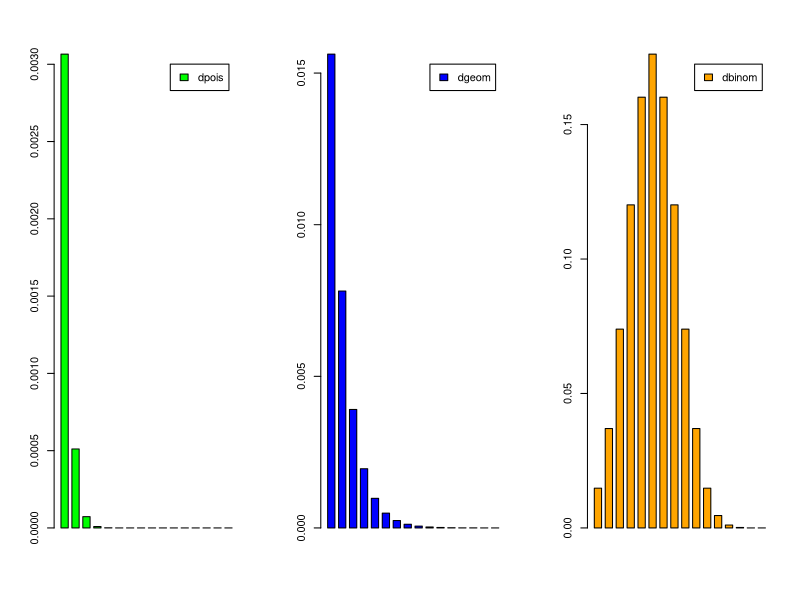
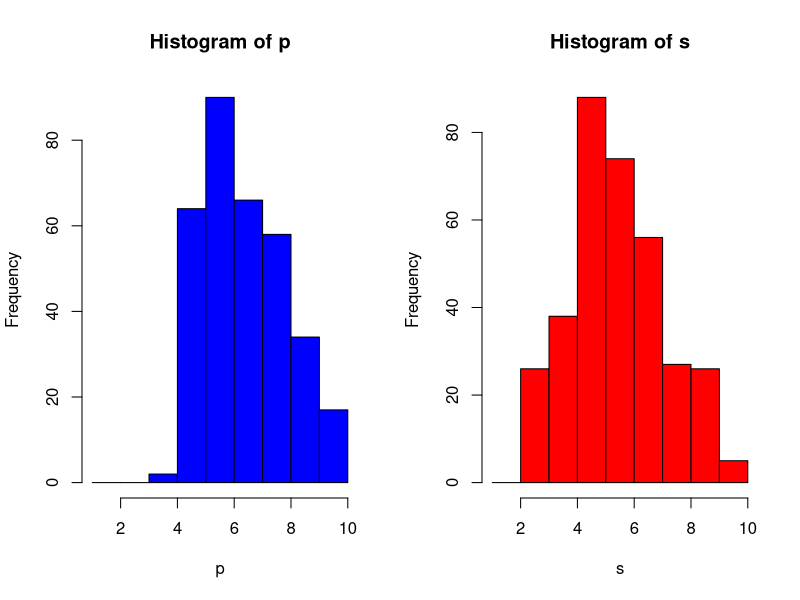

Write R code to recreate these figures, in order.
a1a=function(n, lambda, k, p)
{
  par(mfrow=c(1,3))
  barplot(dpois(k:n, lambda), space = 0.5, col="green", legend.text="dpois");
  barplot(dgeom(k:n, p), space = 0.5, col="blue",  legend.text="dgeom");
  barplot(dbinom(k:n, n, p), space = 0.5 , col="orange",  legend.text="dbinom");
}
a1a(20,1,5,0.5)
a1b = function(p){
  x = seq(1,1000,2)
  y = dgeom(x, p)
  res = sum(y)
  print(res)
  x = 0:3
  y = dgeom(x,p) 
  res = 1 - sum(y)
  print(res)
  x = 0:20
  y = dgeom(x,p)
  res = sum(y)
  print(res)
  
}
a1b(0.5)
a1c = function(l){
  
  lim = 0.0000001
  k=0
  while(1){
    k=k+1;
    x = dpois(0:(k-1),l)
    r = 1- sum(x)
    if(r<lim){
      print(k)
      break;
    }
  }
}
a1c(1)
a2a = function(f){
  
  tablou = read.csv("note.csv", header = T, sep=",")
  s1 = tablou[['P']];
  s2 = tablou[['S']];
  
  print("Statistics for the first sample")
  cat("Median: ",median(s1), " Mean: ",mean(s1)," SD: ",sd(s1),"\nQuartiles:\n");  

  i =0
  q = vector()
  for ( k in 2:5){
    print(as.vector(quantile(s1))[k])
  }
  print("Statistics for the second sample")
  cat("Median: ",median(s2), " Mean: ",mean(s2)," SD: ",sd(s2),"\nQuartiles:\n");
  
  i =0
  q = vector()
  for ( k in 2:5){
    print(as.vector(quantile(s2))[k])
  }
}
a2a("note.csv")
a2b = function(f,sample){
  tablou = read.csv("note.csv", header = T, sep=",")
  x = tablou[[sample]];
  
  m = mean(x)
  s = sd(x)
  trimmed = vector() 
  j = 0 
  for(i in 1:length(x))
    if(!(x[i] <m - 2*s || x[i] > m + 2*s)) {
      j = j + 1
      trimmed[j] = x[i]
    }  
  return(trimmed)
}
a2b("note.csv","P")
a2b("note.csv","S")
a2c = function(f){
  
  p = a2b(f,"P");
  s = a2b(f,"S");
  interval = 1:10;
  
  par(mfrow=c(1,2))
  hist(p,breaks = interval, right = T,include.lowest = F, col= "blue")
  hist(s,breaks = interval, right = T,include.lowest = F, col= "red")
  
}
a2c("note.csv")